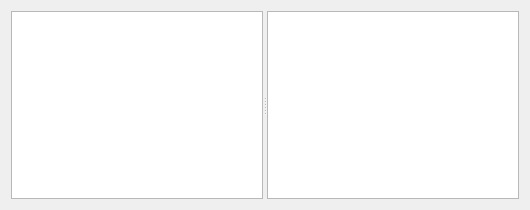
<?xml version="1.0" encoding="UTF-8"?>
<ui version="4.0">
 <class>ReturnsUI</class>
 <widget class="QWidget" name="ReturnsUI">
  <property name="geometry">
   <rect>
    <x>0</x>
    <y>0</y>
    <width>530</width>
    <height>210</height>
   </rect>
  </property>
  <property name="windowTitle">
   <string>Form</string>
  </property>
  <layout class="QHBoxLayout" name="horizontalLayout">
   <item>
    <widget class="QSplitter" name="splitter">
     <property name="sizePolicy">
      <sizepolicy hsizetype="Preferred" vsizetype="Preferred">
       <horstretch>0</horstretch>
       <verstretch>0</verstretch>
      </sizepolicy>
     </property>
     <property name="orientation">
      <enum>Qt::Horizontal</enum>
     </property>
     <widget class="QTreeView" name="selectionTree">
      <property name="frameShape">
       <enum>QFrame::StyledPanel</enum>
      </property>
      <property name="alternatingRowColors">
       <bool>true</bool>
      </property>
      <property name="sortingEnabled">
       <bool>true</bool>
      </property>
     </widget>
     <widget class="QTableView" name="returnsTable">
      <property name="frameShape">
       <enum>QFrame::StyledPanel</enum>
      </property>
      <property name="alternatingRowColors">
       <bool>true</bool>
      </property>
      <property name="sortingEnabled">
       <bool>true</bool>
      </property>
     </widget>
    </widget>
   </item>
  </layout>
 </widget>
 <resources/>
 <connections/>
</ui>
